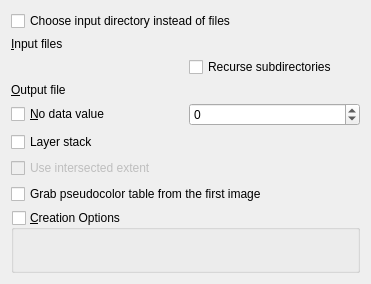
<?xml version="1.0" encoding="UTF-8"?>
<ui version="4.0">
 <class>GdalToolsWidget</class>
 <widget class="QWidget" name="GdalToolsWidget">
  <property name="geometry">
   <rect>
    <x>0</x>
    <y>0</y>
    <width>371</width>
    <height>284</height>
   </rect>
  </property>
  <property name="sizePolicy">
   <sizepolicy hsizetype="Expanding" vsizetype="Preferred">
    <horstretch>0</horstretch>
    <verstretch>0</verstretch>
   </sizepolicy>
  </property>
  <property name="windowTitle">
   <string>Merge</string>
  </property>
  <layout class="QVBoxLayout" name="verticalLayout">
   <item>
    <layout class="QGridLayout" name="gridLayout">
     <item row="1" column="0">
      <widget class="QLabel" name="label">
       <property name="text">
        <string>&amp;Input files</string>
       </property>
       <property name="buddy">
        <cstring>inSelector</cstring>
       </property>
      </widget>
     </item>
     <item row="3" column="0">
      <widget class="QLabel" name="label_2">
       <property name="text">
        <string>&amp;Output file</string>
       </property>
       <property name="buddy">
        <cstring>outSelector</cstring>
       </property>
      </widget>
     </item>
     <item row="4" column="0">
      <widget class="QCheckBox" name="noDataCheck">
       <property name="text">
        <string>&amp;No data value</string>
       </property>
      </widget>
     </item>
     <item row="4" column="1">
      <widget class="QSpinBox" name="noDataSpin">
       <property name="minimum">
        <number>-100000</number>
       </property>
       <property name="maximum">
        <number>65000</number>
       </property>
      </widget>
     </item>
     <item row="1" column="1">
      <widget class="GdalToolsInOutSelector" name="inSelector" native="true"/>
     </item>
     <item row="3" column="1">
      <widget class="GdalToolsInOutSelector" name="outSelector" native="true"/>
     </item>
     <item row="0" column="0" colspan="2">
      <widget class="QCheckBox" name="inputDirCheck">
       <property name="text">
        <string>Choose input directory instead of files</string>
       </property>
      </widget>
     </item>
     <item row="2" column="1">
      <widget class="QCheckBox" name="recurseCheck">
       <property name="text">
        <string>Recurse subdirectories</string>
       </property>
      </widget>
     </item>
    </layout>
   </item>
   <item>
    <widget class="QCheckBox" name="separateCheck">
     <property name="text">
      <string>Layer stack</string>
     </property>
    </widget>
   </item>
   <item>
    <widget class="QCheckBox" name="intersectCheck">
     <property name="enabled">
      <bool>false</bool>
     </property>
     <property name="text">
      <string>Use intersected extent</string>
     </property>
    </widget>
   </item>
   <item>
    <widget class="QCheckBox" name="pctCheck">
     <property name="text">
      <string>Grab pseudocolor table from the first image</string>
     </property>
    </widget>
   </item>
   <item>
    <widget class="QgsCollapsibleGroupBox" name="creationOptionsGroupBox">
     <property name="title">
      <string>&amp;Creation Options</string>
     </property>
     <property name="checkable">
      <bool>true</bool>
     </property>
     <property name="checked">
      <bool>false</bool>
     </property>
     <property name="collapsed" stdset="0">
      <bool>false</bool>
     </property>
     <property name="saveCollapsedState" stdset="0">
      <bool>true</bool>
     </property>
     <layout class="QVBoxLayout" name="verticalLayout_2">
      <property name="margin">
       <number>9</number>
      </property>
      <item>
       <widget class="QgsRasterFormatSaveOptionsWidget" name="creationOptionsWidget" native="true"/>
      </item>
     </layout>
    </widget>
   </item>
  </layout>
 </widget>
 <customwidgets>
  <customwidget>
   <class>GdalToolsInOutSelector</class>
   <extends>QWidget</extends>
   <header>inOutSelector</header>
   <container>1</container>
  </customwidget>
  <customwidget>
   <class>QgsRasterFormatSaveOptionsWidget</class>
   <extends>QWidget</extends>
   <header>qgis.gui</header>
   <container>1</container>
  </customwidget>
  <customwidget>
   <class>QgsCollapsibleGroupBox</class>
   <extends>QGroupBox</extends>
   <header>qgis.gui</header>
   <container>1</container>
  </customwidget>
 </customwidgets>
 <resources/>
 <connections/>
</ui>
